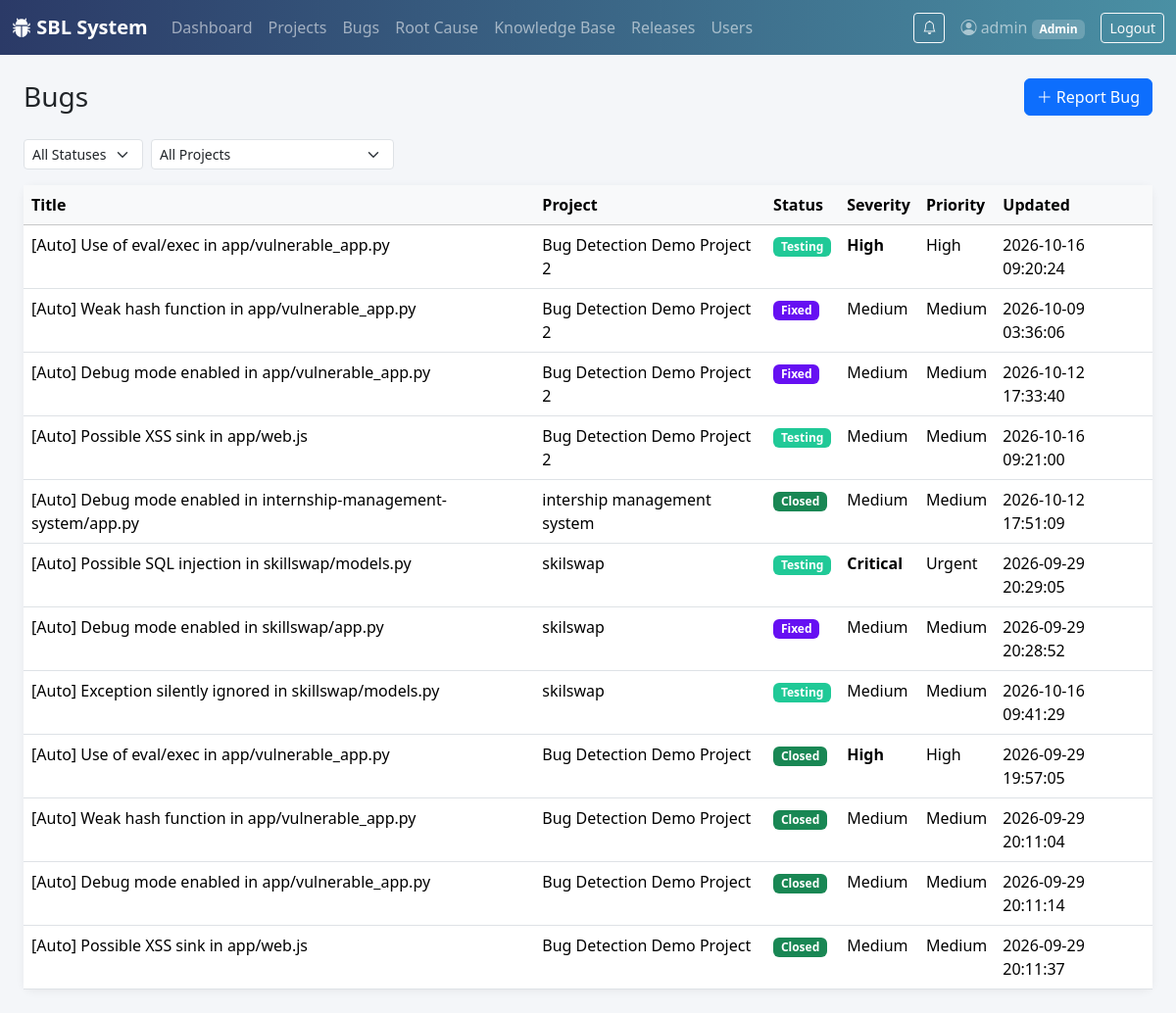
The app's page /bugs/ (signed in) with its own data.
### tables this page shows
CREATE TABLE users (
    id INTEGER PRIMARY KEY AUTOINCREMENT,
    username TEXT UNIQUE NOT NULL,
    email TEXT UNIQUE NOT NULL,
    password_hash TEXT NOT NULL,
    role TEXT NOT NULL DEFAULT 'Tester',
    created_at TIMESTAMP DEFAULT CURRENT_TIMESTAMP
);

CREATE TABLE bugs (
    id INTEGER PRIMARY KEY AUTOINCREMENT,
    project_id INTEGER NOT NULL,
    title TEXT NOT NULL,
    description TEXT,
    reproduction_steps TEXT,
    severity TEXT DEFAULT 'Medium',
    priority TEXT DEFAULT 'Medium',
    status TEXT DEFAULT 'New',
    reported_by INTEGER,
    assigned_to INTEGER,
    attachment_path TEXT,
    created_at TIMESTAMP DEFAULT CURRENT_TIMESTAMP,
    updated_at TIMESTAMP DEFAULT CURRENT_TIMESTAMP, assigned_tester INTEGER REFERENCES users(id), reopen_count INTEGER DEFAULT 0,
    FOREIGN KEY (project_id) REFERENCES projects(id) ON DELETE CASCADE,
    FOREIGN KEY (reported_by) REFERENCES users(id),
    FOREIGN KEY (assigned_to) REFERENCES users(id)
);

CREATE TABLE projects (
    id INTEGER PRIMARY KEY AUTOINCREMENT,
    name TEXT NOT NULL,
    description TEXT,
    created_by INTEGER,
    created_at TIMESTAMP DEFAULT CURRENT_TIMESTAMP,
    FOREIGN KEY (created_by) REFERENCES users(id)
);

### app/bugs.py (the view)
@bp.route("/")
@login_required
def list_bugs():
    db = get_db()
    status = request.args.get("status", "")
    project_id = request.args.get("project_id", "")
    scope_sql, scope_params = access.bug_scope(g.user, "b")
    query = ("SELECT b.*, p.name AS project_name FROM bugs b JOIN projects p ON p.id = b.project_id "
             f"WHERE {scope_sql}")
    params = list(scope_params)
    if status:
        query += " AND b.status = ?"
        params.append(status)
    if project_id:
        query += " AND b.project_id = ?"
        params.append(project_id)
    query += " ORDER BY b.created_at DESC"
    bugs = db.execute(query, params).fetchall()
    projects = access.accessible_projects(db, g.user)
    return render_template(
        "bugs/list.html", bugs=bugs, projects=projects, statuses=STATUSES,
        selected_status=status, selected_project=project_id
    )

### app/access.py (called while the page is built, shortened)
def _role(user):
    return user["role"] if user is not None else None

def bug_scope(user, alias="b"):
    a = (alias + ".") if alias else ""
    role = _role(user)
    if role in ("Admin", "Tester"):
        return "1=1", ()

def project_scope(user, column="p.id"):
    role = _role(user)
    if role in ("Admin", "Tester"):
        return "1=1", ()
    if role in RESTRICTED_ROLES:
        return f"{column} IN ({_MEMBER_SQL})", (user["id"],)
    return "0=1", ()

def accessible_projects(db, user):
    sql, params = project_scope(user, "p.id")
    return db.execute(f"SELECT p.id, p.name FROM projects p WHERE {sql} ORDER BY p.name", params).fetchall()

def guard_uploads():
    if not request.path.startswith("/static/uploads/"):
        return None

### app/auth.py (called while the page is built)
def login_required(view):
    @functools.wraps(view)
    def wrapped(**kwargs):
        if g.user is None:
            return redirect(url_for("auth.login"))
        return view(**kwargs)
    return wrapped

### app/db.py (called while the page is built)
def get_db():
    if "db" not in g:
        g.db = sqlite3.connect(DB_PATH, detect_types=sqlite3.PARSE_DECLTYPES)
        g.db.row_factory = sqlite3.Row
        g.db.execute("PRAGMA foreign_keys = ON")
    return g.db

### app/templates/bugs/list.html (shortened to what this page needs)
{% extends "base.html" %}
{% block content %}
<div class="d-flex justify-content-between align-items-center mb-4">
  <h3 class="mb-0">Bugs</h3>
  <a href="{{ url_for('bugs.new_bug') }}" class="btn btn-primary"><i class="bi bi-plus-lg"></i> Report Bug</a>
</div>
<form method="get" class="row g-2 mb-3">
  <div class="col-auto">
    <select name="status" class="form-select form-select-sm" onchange="this.form.submit()">
      <option value="">All Statuses</option>
    </select>
  </div>
  <div class="col-auto">
    <select name="project_id" class="form-select form-select-sm" onchange="this.form.submit()">
      <option value="">All Projects</option>
    </select>
  </div>
</form>
<div class="card sbl-card">
  <div class="table-responsive">
    <table class="table table-hover mb-0">
      <thead class="table-light">
        <tr><th>Title</th><th>Project</th><th>Status</th><th>Severity</th><th>Priority</th><th>Updated</th></tr>
      </thead>
      <tbody>
        {% for b in bugs %}
        <tr onclick="window.location='{{ url_for('bugs.detail', bug_id=b['id']) }}'" style="cursor:pointer">
          <td>{{ b['title'] }}</td>
          <td>{{ b['project_name'] }}</td>
          <td><span class="badge status-badge-{{ b['status'] }}">{{ b['status'] }}</span></td>
          <td class="severity-{{ b['severity'] }}">{{ b['severity'] }}</td>
          <td>{{ b['priority'] }}</td>
          <td>{{ b['updated_at'] }}</td>
        </tr>
        {% else %}
        <tr><td colspan="6" class="text-center text-muted py-3">No bugs found.</td></tr>
        {% endfor %}
      </tbody>
    </table>
  </div>
</div>
{% endblock %}

### app/templates/base.html (shortened to what this page needs)
<!doctype html>
<html lang="en">
<head>
  <link href="https://cdnjs.cloudflare.com/ajax/libs/bootstrap/5.3.3/css/bootstrap.min.css" rel="stylesheet">
  <link href="https://cdnjs.cloudflare.com/ajax/libs/bootstrap-icons/1.11.3/font/bootstrap-icons.min.css" rel="stylesheet">
  <link href="{{ url_for('static', filename='css/style.css') }}" rel="stylesheet">
</head>
<body>
{% if current_user %}
<nav class="navbar navbar-expand-lg navbar-dark sbl-navbar">
  <div class="container-fluid">
    <a class="navbar-brand fw-semibold" href="{{ url_for('dashboard.home') }}"><i class="bi bi-bug-fill"></i> SBL System</a>
    <div class="collapse navbar-collapse" id="nav">
      <ul class="navbar-nav me-auto">
        <li class="nav-item"><a class="nav-link" href="{{ url_for('dashboard.home') }}">Dashboard</a></li>
        <li class="nav-item"><a class="nav-link" href="{{ url_for('projects.list_projects') }}">Projects</a></li>
        <li class="nav-item"><a class="nav-link" href="{{ url_for('bugs.list_bugs') }}">Bugs</a></li>
        <li class="nav-item"><a class="nav-link" href="{{ url_for('rca.list_all') }}">Root Cause</a></li>
        <li class="nav-item"><a class="nav-link" href="{{ url_for('kb.list_articles') }}">Knowledge Base</a></li>
        <li class="nav-item"><a class="nav-link" href="{{ url_for('releases.list_releases') }}">Releases</a></li>
        {% if current_user['role'] == 'Admin' %}
        <li class="nav-item"><a class="nav-link" href="{{ url_for('auth.manage_users') }}">Users</a></li>
        {% endif %}
      </ul>
      <a href="{{ url_for('notifications.list_notifications') }}"
         class="btn btn-outline-light btn-sm me-3 position-relative"
         title="Notifications">
        <i class="bi bi-bell"></i>
      </a>
      <span class="navbar-text me-3">
        <i class="bi bi-person-circle"></i> {{ current_user['username'] }}
        <span class="badge sbl-role-badge">{{ current_user['role'] }}</span>
      </span>
      <a href="{{ url_for('auth.logout') }}" class="btn btn-outline-light btn-sm">Logout</a>
    </div>
  </div>
</nav>
{% endif %}
<div class="container-fluid py-4 px-4">
  {% block content %}{% endblock %}
</div>
</body>
</html>

### app/static/css/style.css (style rules this page uses)
:root { --sbl-primary: #2b3a67; --sbl-accent: #4a90a4; }
body { background-color: #f4f6f9; }
.sbl-navbar { background: linear-gradient(90deg, var(--sbl-primary), var(--sbl-accent)); }
.sbl-role-badge { background-color: rgba(255,255,255,0.2); }
.sbl-card { border: none; border-radius: 10px; box-shadow: 0 2px 10px rgba(0,0,0,0.06); }
.status-badge-Fixed { background-color: #6610f2; }
.status-badge-Testing { background-color: #20c997; }
.status-badge-Closed { background-color: #198754; }
.severity-Critical { color: #dc3545; font-weight: 600; }
.severity-High { color: #fd7e14; font-weight: 600; }
.severity-Medium { color: #0d6efd; }

### records on screen
users: username "admin", role "Admin"
bugs: title "[Auto] Use of eval/exec in app/vulnerable_app.py", project_name "Bug Detection Demo Project 2", status "Testing", severity "High", priority "High", updated_at "2026-10-16 09:20:24"
bugs: title "[Auto] Weak hash function in app/vulnerable_app.py", project_name "Bug Detection Demo Project 2", status "Fixed", severity "Medium", priority "Medium", updated_at "2026-10-09 03:36:06"
bugs: title "[Auto] Debug mode enabled in app/vulnerable_app.py", project_name "Bug Detection Demo Project 2", status "Fixed", severity "Medium", priority "Medium", updated_at "2026-10-12 17:33:40"
bugs: title "[Auto] Possible XSS sink in app/web.js", project_name "Bug Detection Demo Project 2", status "Testing", severity "Medium", priority "Medium", updated_at "2026-10-16 09:21:00"
bugs: title "[Auto] Debug mode enabled in internship-management-system/app.py", project_name "intership management system", status "Closed", severity "Medium", priority "Medium", updated_at "2026-10-12 17:51:09"
bugs: title "[Auto] Possible SQL injection in skillswap/models.py", project_name "skilswap", status "Testing", severity "Critical", priority "Urgent", updated_at "2026-09-29 20:29:05"
bugs: title "[Auto] Debug mode enabled in skillswap/app.py", project_name "skilswap", status "Fixed", severity "Medium", priority "Medium", updated_at "2026-09-29 20:28:52"
bugs: title "[Auto] Exception silently ignored in skillswap/models.py", project_name "skilswap", status "Testing", severity "Medium", priority "Medium", updated_at "2026-10-16 09:41:29"
bugs: title "[Auto] Use of eval/exec in app/vulnerable_app.py", project_name "Bug Detection Demo Project", status "Closed", severity "High", priority "High", updated_at "2026-09-29 19:57:05"
bugs: title "[Auto] Weak hash function in app/vulnerable_app.py", project_name "Bug Detection Demo Project", status "Closed", severity "Medium", priority "Medium", updated_at "2026-09-29 20:11:04"
bugs: title "[Auto] Debug mode enabled in app/vulnerable_app.py", project_name "Bug Detection Demo Project", status "Closed", severity "Medium", priority "Medium", updated_at "2026-09-29 20:11:14"
bugs: title "[Auto] Possible XSS sink in app/web.js", project_name "Bug Detection Demo Project", status "Closed", severity "Medium", priority "Medium", updated_at "2026-09-29 20:11:37"
